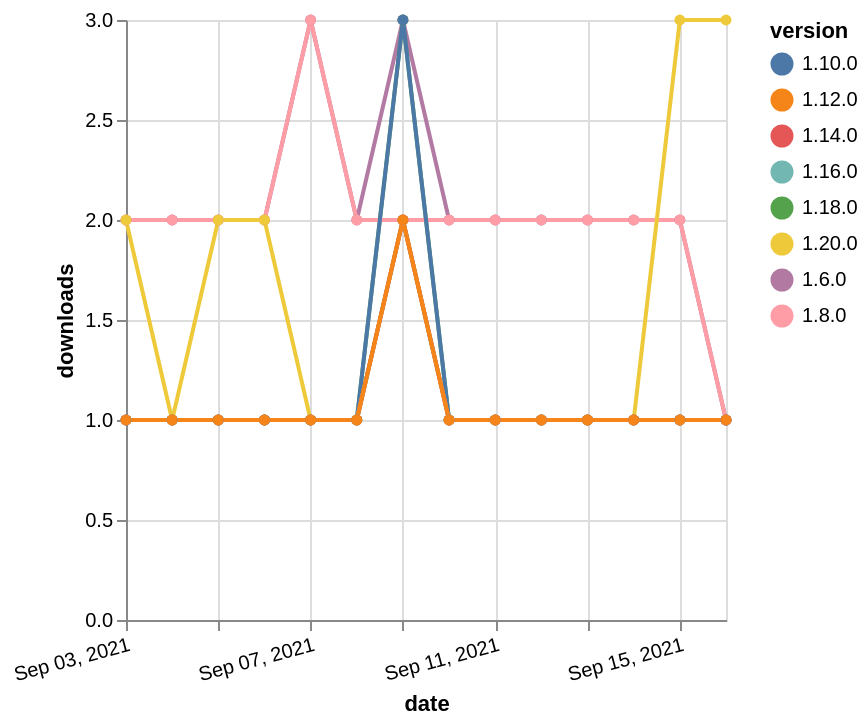

Vega-Lite specification for this chart:
### Vega-Lite specification from a JSON file in a GitHub repository (floating-point values rounded to 4 significant figures)
{"$schema": "https://vega.github.io/schema/vega-lite/v5.json", "description": "A simple bar chart with embedded data.", "data": {"values": [{"date": "2021-09-03", "total": 2368, "delta": 2, "version": "1.6.0"}, {"date": "2021-09-04", "total": 2370, "delta": 2, "version": "1.6.0"}, {"date": "2021-09-05", "total": 2372, "delta": 2, "version": "1.6.0"}, {"date": "2021-09-06", "total": 2374, "delta": 2, "version": "1.6.0"}, {"date": "2021-09-07", "total": 2377, "delta": 3, "version": "1.6.0"}, {"date": "2021-09-08", "total": 2379, "delta": 2, "version": "1.6.0"}, {"date": "2021-09-09", "total": 2382, "delta": 3, "version": "1.6.0"}, {"date": "2021-09-10", "total": 2384, "delta": 2, "version": "1.6.0"}, {"date": "2021-09-11", "total": 2386, "delta": 2, "version": "1.6.0"}, {"date": "2021-09-12", "total": 2388, "delta": 2, "version": "1.6.0"}, {"date": "2021-09-13", "total": 2390, "delta": 2, "version": "1.6.0"}, {"date": "2021-09-14", "total": 2392, "delta": 2, "version": "1.6.0"}, {"date": "2021-09-15", "total": 2394, "delta": 2, "version": "1.6.0"}, {"date": "2021-09-16", "total": 2395, "delta": 1, "version": "1.6.0"}, {"date": "2021-09-03", "total": 175, "delta": 1, "version": "1.18.0"}, {"date": "2021-09-04", "total": 176, "delta": 1, "version": "1.18.0"}, {"date": "2021-09-05", "total": 177, "delta": 1, "version": "1.18.0"}, {"date": "2021-09-06", "total": 178, "delta": 1, "version": "1.18.0"}, {"date": "2021-09-07", "total": 179, "delta": 1, "version": "1.18.0"}, {"date": "2021-09-08", "total": 180, "delta": 1, "version": "1.18.0"}, {"date": "2021-09-09", "total": 183, "delta": 3, "version": "1.18.0"}, {"date": "2021-09-10", "total": 184, "delta": 1, "version": "1.18.0"}, {"date": "2021-09-11", "total": 185, "delta": 1, "version": "1.18.0"}, {"date": "2021-09-12", "total": 186, "delta": 1, "version": "1.18.0"}, {"date": "2021-09-13", "total": 187, "delta": 1, "version": "1.18.0"}, {"date": "2021-09-14", "total": 188, "delta": 1, "version": "1.18.0"}, {"date": "2021-09-15", "total": 189, "delta": 1, "version": "1.18.0"}, {"date": "2021-09-16", "total": 190, "delta": 1, "version": "1.18.0"}, {"date": "2021-09-03", "total": 2240, "delta": 2, "version": "1.8.0"}, {"date": "2021-09-04", "total": 2242, "delta": 2, "version": "1.8.0"}, {"date": "2021-09-05", "total": 2244, "delta": 2, "version": "1.8.0"}, {"date": "2021-09-06", "total": 2246, "delta": 2, "version": "1.8.0"}, {"date": "2021-09-07", "total": 2249, "delta": 3, "version": "1.8.0"}, {"date": "2021-09-08", "total": 2251, "delta": 2, "version": "1.8.0"}, {"date": "2021-09-09", "total": 2253, "delta": 2, "version": "1.8.0"}, {"date": "2021-09-10", "total": 2255, "delta": 2, "version": "1.8.0"}, {"date": "2021-09-11", "total": 2257, "delta": 2, "version": "1.8.0"}, {"date": "2021-09-12", "total": 2259, "delta": 2, "version": "1.8.0"}, {"date": "2021-09-13", "total": 2261, "delta": 2, "version": "1.8.0"}, {"date": "2021-09-14", "total": 2263, "delta": 2, "version": "1.8.0"}, {"date": "2021-09-15", "total": 2265, "delta": 2, "version": "1.8.0"}, {"date": "2021-09-16", "total": 2266, "delta": 1, "version": "1.8.0"}, {"date": "2021-09-03", "total": 370, "delta": 1, "version": "1.10.0"}, {"date": "2021-09-04", "total": 371, "delta": 1, "version": "1.10.0"}, {"date": "2021-09-05", "total": 372, "delta": 1, "version": "1.10.0"}, {"date": "2021-09-06", "total": 373, "delta": 1, "version": "1.10.0"}, {"date": "2021-09-07", "total": 374, "delta": 1, "version": "1.10.0"}, {"date": "2021-09-08", "total": 375, "delta": 1, "version": "1.10.0"}, {"date": "2021-09-09", "total": 378, "delta": 3, "version": "1.10.0"}, {"date": "2021-09-10", "total": 379, "delta": 1, "version": "1.10.0"}, {"date": "2021-09-11", "total": 380, "delta": 1, "version": "1.10.0"}, {"date": "2021-09-12", "total": 381, "delta": 1, "version": "1.10.0"}, {"date": "2021-09-13", "total": 382, "delta": 1, "version": "1.10.0"}, {"date": "2021-09-14", "total": 383, "delta": 1, "version": "1.10.0"}, {"date": "2021-09-15", "total": 384, "delta": 1, "version": "1.10.0"}, {"date": "2021-09-16", "total": 385, "delta": 1, "version": "1.10.0"}, {"date": "2021-09-03", "total": 113, "delta": 2, "version": "1.20.0"}, {"date": "2021-09-04", "total": 114, "delta": 1, "version": "1.20.0"}, {"date": "2021-09-05", "total": 116, "delta": 2, "version": "1.20.0"}, {"date": "2021-09-06", "total": 118, "delta": 2, "version": "1.20.0"}, {"date": "2021-09-07", "total": 119, "delta": 1, "version": "1.20.0"}, {"date": "2021-09-08", "total": 120, "delta": 1, "version": "1.20.0"}, {"date": "2021-09-09", "total": 122, "delta": 2, "version": "1.20.0"}, {"date": "2021-09-10", "total": 123, "delta": 1, "version": "1.20.0"}, {"date": "2021-09-11", "total": 124, "delta": 1, "version": "1.20.0"}, {"date": "2021-09-12", "total": 125, "delta": 1, "version": "1.20.0"}, {"date": "2021-09-13", "total": 126, "delta": 1, "version": "1.20.0"}, {"date": "2021-09-14", "total": 127, "delta": 1, "version": "1.20.0"}, {"date": "2021-09-15", "total": 130, "delta": 3, "version": "1.20.0"}, {"date": "2021-09-16", "total": 133, "delta": 3, "version": "1.20.0"}, {"date": "2021-09-03", "total": 158, "delta": 1, "version": "1.16.0"}, {"date": "2021-09-04", "total": 159, "delta": 1, "version": "1.16.0"}, {"date": "2021-09-05", "total": 160, "delta": 1, "version": "1.16.0"}, {"date": "2021-09-06", "total": 161, "delta": 1, "version": "1.16.0"}, {"date": "2021-09-07", "total": 162, "delta": 1, "version": "1.16.0"}, {"date": "2021-09-08", "total": 163, "delta": 1, "version": "1.16.0"}, {"date": "2021-09-09", "total": 165, "delta": 2, "version": "1.16.0"}, {"date": "2021-09-10", "total": 166, "delta": 1, "version": "1.16.0"}, {"date": "2021-09-11", "total": 167, "delta": 1, "version": "1.16.0"}, {"date": "2021-09-12", "total": 168, "delta": 1, "version": "1.16.0"}, {"date": "2021-09-13", "total": 169, "delta": 1, "version": "1.16.0"}, {"date": "2021-09-14", "total": 170, "delta": 1, "version": "1.16.0"}, {"date": "2021-09-15", "total": 171, "delta": 1, "version": "1.16.0"}, {"date": "2021-09-16", "total": 172, "delta": 1, "version": "1.16.0"}, {"date": "2021-09-03", "total": 179, "delta": 1, "version": "1.14.0"}, {"date": "2021-09-04", "total": 180, "delta": 1, "version": "1.14.0"}, {"date": "2021-09-05", "total": 181, "delta": 1, "version": "1.14.0"}, {"date": "2021-09-06", "total": 182, "delta": 1, "version": "1.14.0"}, {"date": "2021-09-07", "total": 183, "delta": 1, "version": "1.14.0"}, {"date": "2021-09-08", "total": 184, "delta": 1, "version": "1.14.0"}, {"date": "2021-09-09", "total": 186, "delta": 2, "version": "1.14.0"}, {"date": "2021-09-10", "total": 187, "delta": 1, "version": "1.14.0"}, {"date": "2021-09-11", "total": 188, "delta": 1, "version": "1.14.0"}, {"date": "2021-09-12", "total": 189, "delta": 1, "version": "1.14.0"}, {"date": "2021-09-13", "total": 190, "delta": 1, "version": "1.14.0"}, {"date": "2021-09-14", "total": 191, "delta": 1, "version": "1.14.0"}, {"date": "2021-09-15", "total": 192, "delta": 1, "version": "1.14.0"}, {"date": "2021-09-16", "total": 193, "delta": 1, "version": "1.14.0"}, {"date": "2021-09-03", "total": 191, "delta": 1, "version": "1.12.0"}, {"date": "2021-09-04", "total": 192, "delta": 1, "version": "1.12.0"}, {"date": "2021-09-05", "total": 193, "delta": 1, "version": "1.12.0"}, {"date": "2021-09-06", "total": 194, "delta": 1, "version": "1.12.0"}, {"date": "2021-09-07", "total": 195, "delta": 1, "version": "1.12.0"}, {"date": "2021-09-08", "total": 196, "delta": 1, "version": "1.12.0"}, {"date": "2021-09-09", "total": 198, "delta": 2, "version": "1.12.0"}, {"date": "2021-09-10", "total": 199, "delta": 1, "version": "1.12.0"}, {"date": "2021-09-11", "total": 200, "delta": 1, "version": "1.12.0"}, {"date": "2021-09-12", "total": 201, "delta": 1, "version": "1.12.0"}, {"date": "2021-09-13", "total": 202, "delta": 1, "version": "1.12.0"}, {"date": "2021-09-14", "total": 203, "delta": 1, "version": "1.12.0"}, {"date": "2021-09-15", "total": 204, "delta": 1, "version": "1.12.0"}, {"date": "2021-09-16", "total": 205, "delta": 1, "version": "1.12.0"}]}, "width": "container", "mark": {"type": "line", "point": {"filled": true}}, "encoding": {"x": {"field": "date", "type": "temporal", "timeUnit": "yearmonthdate", "title": "date", "axis": {"labelAngle": -15}}, "y": {"field": "delta", "type": "quantitative", "title": "downloads"}, "color": {"field": "version", "type": "nominal"}, "tooltip": {"field": "delta"}}}
